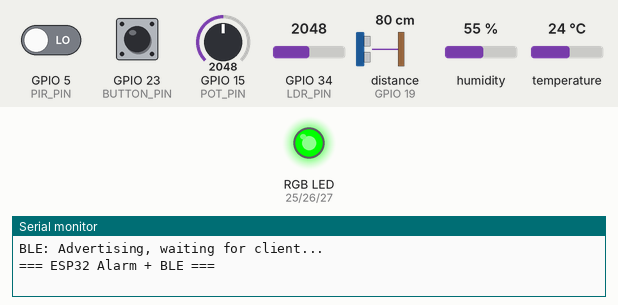
Simulated run of this sketch. Board: ESP32. On the bench: an RGB LED mixed from three pins (HIGH = lit), the last lines printed to the serial monitor. Wiring (inferred from the names in the program): ultrasonic range finder: trigger GPIO 18; echo GPIO 19. The inputs (shaded band) are chosen by the test bench; at power-on: GPIO 34 (LDR_PIN) = 2048, GPIO 23 (BUTTON_PIN) HIGH, GPIO 5 (PIR_PIN) LOW, GPIO 15 (POT_PIN) = 2048, distance to the obstacle (sensor on GPIO 19) 80 cm, humidity 55 %, temperature 24 °C. The echo pulse lasts 58.3 µs per cm; nothing arrives over Bluetooth unless stated; a phone connects over Bluetooth LE 3 s after start; pins used as bus, display or sensor lines are not drawn.

Above: at 3.2 s.
3.3 s: GPIO 34 (LDR_PIN) set to 2935
6.5 s: GPIO 34 (LDR_PIN) set to 3031
At 7.1 s:
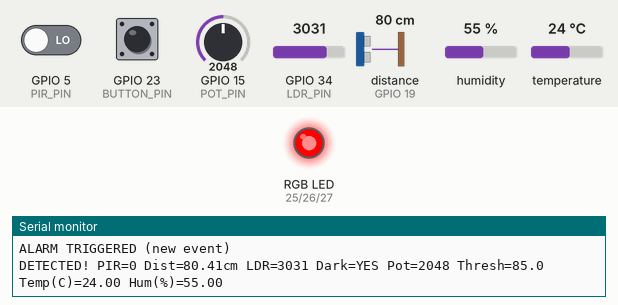
8.0 s: GPIO 23 (BUTTON_PIN) pulled LOW for 0.15 s
At 8.9 s:
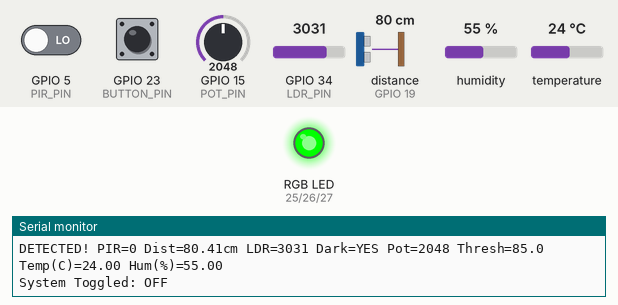
11.1 s: GPIO 23 (BUTTON_PIN) pulled LOW for 1 s
At 11.7 s:
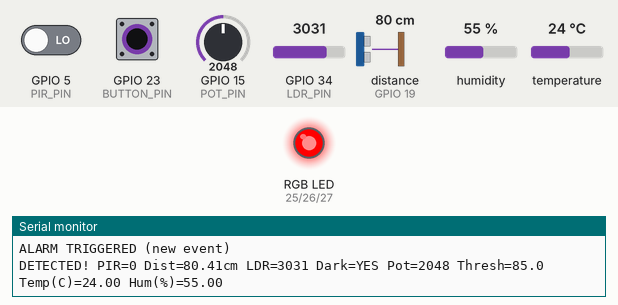
13.6 s: GPIO 23 (BUTTON_PIN) pulled LOW for 3.2 s
At 14.2 s:
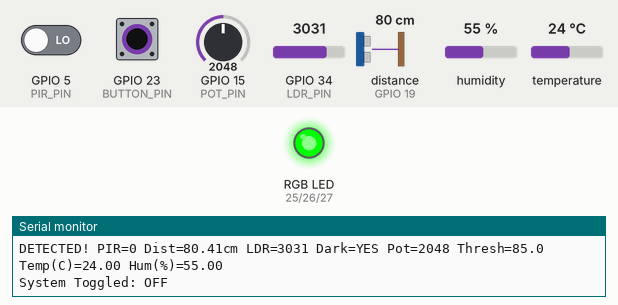
Timing chart, 0 to 16.6 s (numbered marks = the images above; inputs shaded):
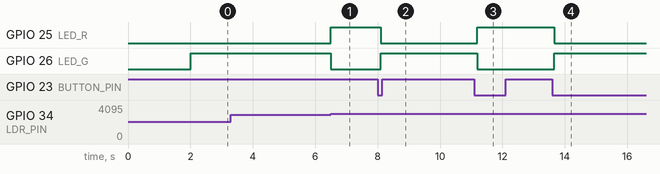

Measured:
- the behaviour switches between 3000 and 3001 on GPIO 34 (LDR_PIN) (found by bisection; images 0 and 1)
- after the input at 6.5 s, GPIO 25 (LED_R): LOW → HIGH at once; GPIO 26 (LED_G): HIGH → LOW at once
- after the input at 8.0 s, GPIO 25 (LED_R): HIGH → LOW after 0.10 s; GPIO 26 (LED_G): LOW → HIGH after 0.10 s
- after the input at 11.1 s, GPIO 25 (LED_R): LOW → HIGH after 0.10 s; GPIO 26 (LED_G): HIGH → LOW after 0.10 s
- after the input at 13.6 s, GPIO 25 (LED_R): HIGH → LOW after 0.06 s; GPIO 26 (LED_G): LOW → HIGH after 0.06 s

The sketch:

main.cpp.ino
```cpp
#include <Arduino.h>
#include "DHT.h"

// ========== BLE INCLUDES ==========
#include "BLEDevice.h"
#include "BLEServer.h"
#include "BLEUtils.h"
#include "BLE2902.h"

// ========== DIGITAL PINS ==========
#define PIR_PIN      5
#define TRIG_PIN     18
#define ECHO_PIN     19
#define BUTTON_PIN   23   // Toggle button

// ========== DHT11 ==========
#define DHT_PIN      14
#define DHTTYPE      DHT11
DHT dht(DHT_PIN, DHTTYPE);

// ========== ANALOG PINS ==========
#define LDR_PIN      34
#define POT_PIN      15

// ========== RGB LED PINS ==========
#define LED_R        25
#define LED_G        26
#define LED_B        27

// 4095 = darkest; tweak based on room light
const int LDR_DARK_THRESHOLD = 3000;

// Toggle & state
bool systemEnabled      = true;
bool lastButtonPressed  = false;
bool lastAlarmState     = false;   // to detect NEW alarms (edge)

// DHT state
unsigned long lastDhtTime = 0;
float lastTemp = NAN;
float lastHum  = NAN;

// ========== BLE GLOBALS ==========
const char *bleName = "ESP32_Alarm";

// You can replace these with your own random UUIDs
#define SERVICE_UUID           "d0afc074-0001-4b0e-bb34-15d2b1d00001"
#define CHARACTERISTIC_UUID_RX "d0afc074-0002-4b0e-bb34-15d2b1d00002"
#define CHARACTERISTIC_UUID_TX "d0afc074-0003-4b0e-bb34-15d2b1d00003"

BLECharacteristic *pCharacteristic = nullptr;
String receivedText = "";
unsigned long lastMessageTime = 0;

// ========== BLE CALLBACK CLASSES ==========

class MyServerCallbacks : public BLEServerCallbacks {
  void onConnect(BLEServer *pServer) override {
    Serial.println("BLE: Client Connected");
  }
  void onDisconnect(BLEServer *pServer) override {
    Serial.println("BLE: Client Disconnected");
    pServer->startAdvertising();
  }
};

class MyCharacteristicCallbacks : public BLECharacteristicCallbacks {
  void onWrite(BLECharacteristic *pCharacteristic) override {
    std::string value = pCharacteristic->getValue();
    receivedText = String(value.c_str());
    lastMessageTime = millis();
    Serial.print("BLE Received: ");
    Serial.println(receivedText);
    // You could parse commands here (e.g., to toggle systemEnabled)
  }
};

// ========== BLE SETUP FUNCTION ==========

void setupBLE() {
  BLEDevice::init(bleName);

  BLEServer *pServer = BLEDevice::createServer();
  if (pServer == nullptr) {
    Serial.println("BLE: Error creating server");
    return;
  }
  pServer->setCallbacks(new MyServerCallbacks());

  BLEService *pService = pServer->createService(SERVICE_UUID);
  if (pService == nullptr) {
    Serial.println("BLE: Error creating service");
    return;
  }

  // TX characteristic (notify to phone)
  pCharacteristic = pService->createCharacteristic(
      CHARACTERISTIC_UUID_TX,
      BLECharacteristic::PROPERTY_NOTIFY
  );
  pCharacteristic->addDescriptor(new BLE2902());

  // RX characteristic (write from phone)
  BLECharacteristic *pCharacteristicRX = pService->createCharacteristic(
      CHARACTERISTIC_UUID_RX,
      BLECharacteristic::PROPERTY_WRITE
  );
  pCharacteristicRX->setCallbacks(new MyCharacteristicCallbacks());

  pService->start();
  pServer->getAdvertising()->start();

  Serial.println("BLE: Advertising, waiting for client...");
}

// ========== HELPER FUNCTIONS ==========

float computeDistanceThreshold(int potRaw) {
  float minDist = 20.0;
  float maxDist = 150.0;
  float fraction = potRaw / 4095.0;
  return minDist + fraction * (maxDist - minDist);
}

float readDistanceCm() {
  digitalWrite(TRIG_PIN, LOW);
  delayMicroseconds(2);
  digitalWrite(TRIG_PIN, HIGH);
  delayMicroseconds(10);
  digitalWrite(TRIG_PIN, LOW);

  long duration = pulseIn(ECHO_PIN, HIGH, 30000); // timeout 30 ms
  if (duration == 0) return -1.0;
  return duration / 58.0;
}

void setLED(bool r, bool g, bool b) {
  digitalWrite(LED_R, r ? HIGH : LOW);
  digitalWrite(LED_G, g ? HIGH : LOW);
  digitalWrite(LED_B, b ? HIGH : LOW);
}

// ========== SETUP ==========

void setup() {
  Serial.begin(115200);
  delay(2000);

  // Pins
  pinMode(PIR_PIN, INPUT);
  pinMode(TRIG_PIN, OUTPUT);
  pinMode(ECHO_PIN, INPUT);

  pinMode(LED_R, OUTPUT);
  pinMode(LED_G, OUTPUT);
  pinMode(LED_B, OUTPUT);

  pinMode(BUTTON_PIN, INPUT_PULLUP);

  dht.begin();

  setupBLE();

  Serial.println("=== ESP32 Alarm + BLE ===");
}

// ========== LOOP ==========

void loop() {
  unsigned long now = millis();

  // ----- Toggle button -----
  bool buttonNowPressed = (digitalRead(BUTTON_PIN) == LOW); // active LOW
  if (buttonNowPressed && !lastButtonPressed) {
    systemEnabled = !systemEnabled;
    Serial.print("System Toggled: ");
    Serial.println(systemEnabled ? "ON" : "OFF");
  }
  lastButtonPressed = buttonNowPressed;

  // ----- Sensor readings -----
  int pirVal   = digitalRead(PIR_PIN);
  float dist   = readDistanceCm();
  int ldrRaw   = analogRead(LDR_PIN);
  int potRaw   = analogRead(POT_PIN);
  float distThresh = computeDistanceThreshold(potRaw);

  bool isDark  = (ldrRaw > LDR_DARK_THRESHOLD);
  bool motionDetected = (pirVal == 1);
  bool withinDistance = (dist > 0 && dist < distThresh);

  // DHT every 2s (optional)
  if (now - lastDhtTime > 2000) {
    float h = dht.readHumidity();
    float t = dht.readTemperature();
    if (!isnan(h) && !isnan(t)) {
      lastHum  = h;
      lastTemp = t;
    }
    lastDhtTime = now;
  }

  // ===== ALARM LOGIC =====
  bool alarmTriggered = false;

  if (!systemEnabled) {
    alarmTriggered = false;
  } else if (isDark) {
    // DARK = auto alarm
    alarmTriggered = true;
  } else {
    // LIGHT = need motion + distance
    alarmTriggered = motionDetected && withinDistance;
  }

  // LED: red if alarm, green otherwise
  if (alarmTriggered) {
    setLED(true, false, false);
  } else {
    setLED(false, true, false);
  }

  // ===== ONLY SEND SERIAL & BLE WHEN A NEW DETECTION HAPPENS =====
  if (alarmTriggered && !lastAlarmState) {
    // This block runs only on the rising edge of alarm
    String msg = "DETECTED! PIR=" + String(pirVal) +
                 " Dist=" + String(dist) + "cm" +
                 " LDR=" + String(ldrRaw) +
                 " Dark=" + String(isDark ? "YES" : "NO") +
                 " Pot=" + String(potRaw) +
                 " Thresh=" + String(distThresh, 1);

    Serial.println("-------------------------------------------------");
    Serial.println("ALARM TRIGGERED (new event)");
    Serial.println(msg);
    Serial.print("Temp(C)=");
    Serial.print(lastTemp);
    Serial.print(" Hum(%)=");
    Serial.println(lastHum);

    // Send over BLE (to LightBlue, subscribed to TX characteristic)
    if (pCharacteristic != nullptr) {
      pCharacteristic->setValue(msg.c_str());
      pCharacteristic->notify();
    }
  }

  lastAlarmState = alarmTriggered;

  // Small delay to calm things down
  delay(100);
}
```
